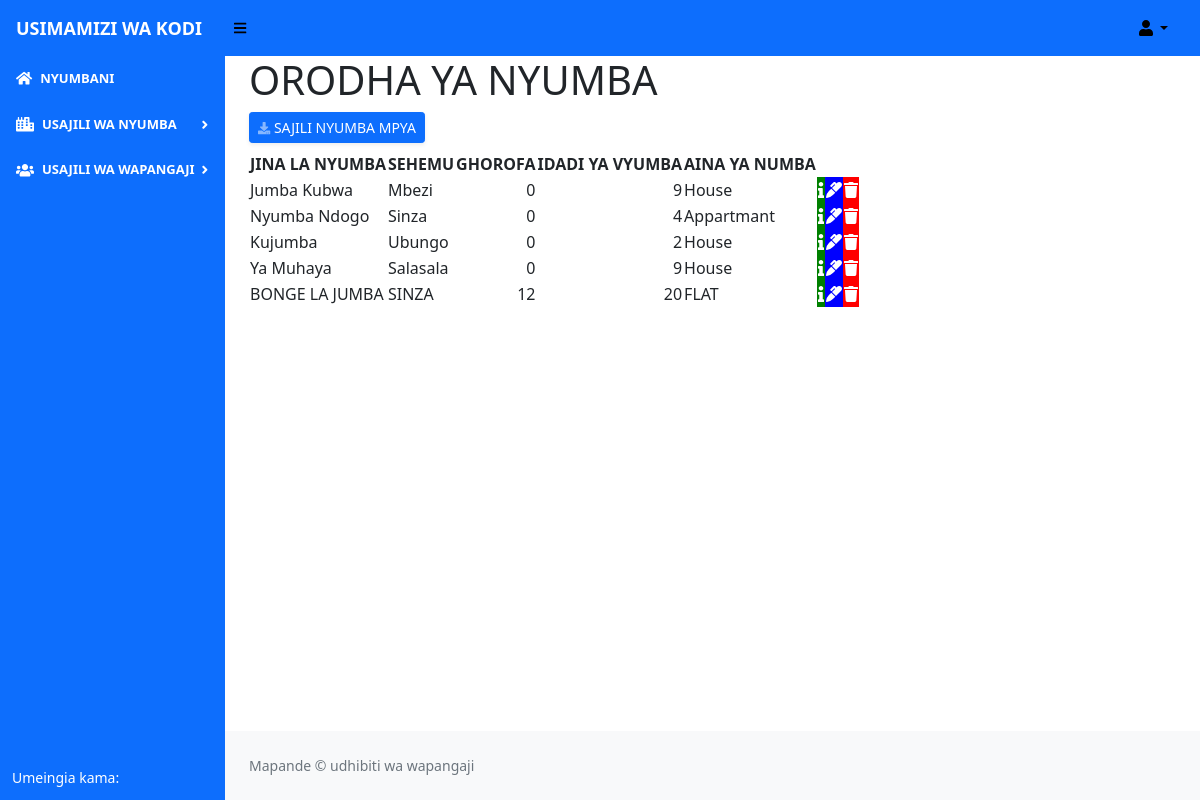
The app's page /house_list, older data.
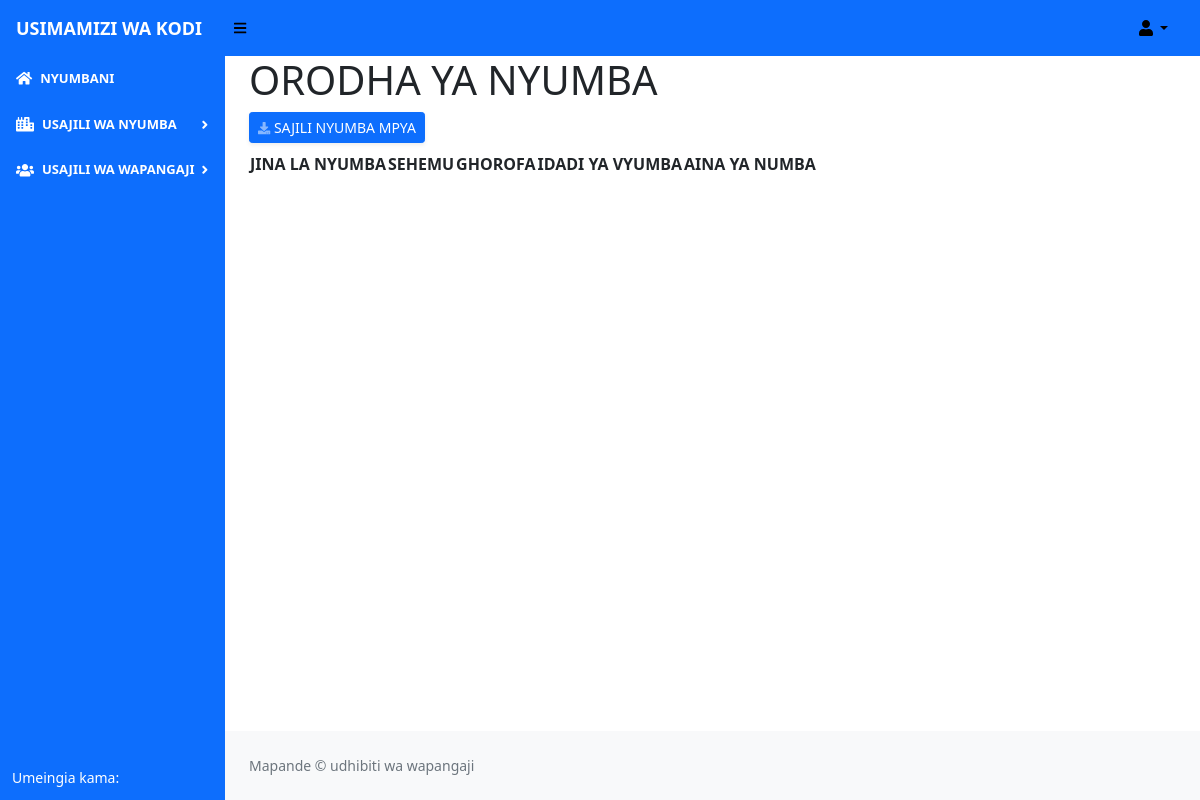
The same page, newer data.
### renting/models.py (models this page shows)
class HouseProperty(db.Model):
    __tablename__ = 'house_property'
    id = db.Column(db.Integer(), autoincrement=True, primary_key = True)
    house_name = db.Column(db.String(length = 50), nullable = False)
    house_location = db.Column(db.String())
    floor_number = db.Column(db.Integer())
    number_of_room = db.Column(db.Integer())
    category = db.Column(db.String(length=30))

### renting/routes.py (the view)
@app.route('/house_list')
def house_list_page():
    results = HouseProperty.query.all()
    return render_template('house_list.html', results = results)

### renting/templates/house_list.html (shortened to what this page needs)
{% extends 'base.html' %}
{% block content %}
<div class="content-heading"><h1>ORODHA YA NYUMBA</h1></div>
<div class="row">
    <div class="col-lg-12 mb-2">
        <a href="{{url_for('house_page')}}"
           class=" d-sm-inline-block btn btn-sm btn-primary shadow-sm"><i
                class="fas fa-download fa-sm text-white-50"></i> SAJILI NYUMBA MPYA</a>
    </div>
</div>
    <table id="datatablesSimple">
        <thead>
            <tr>
                <th>JINA LA NYUMBA </th>
                <th>SEHEMU</th>
                <th>GHOROFA</th>
                <th>IDADI YA VYUMBA</th>
                <th>AINA YA NUMBA</th>
                <th></th>
                <th></th>
                <th></th>
            </tr>
        </thead>
        <tbody>
            {% for result in results %}
            <tr>
                <td>{{ result.house_name }}</td>
                <td>{{ result.house_location }}</td>
                <td style="text-align: right;">{{ result.floor_number }}</td>
                <td style="text-align: right;">{{ result.number_of_room }}</td>
                <td>{{ result.category }}</td>
                <td style="background-color: green;"><a href="/#/{{ result.id }}" ><span class="fa fa-info" style="font-size: 16px; color: white;" data-bs-toggle="tooltip" data-bs-placement="top" title="Info"></span></a> </td>
                <td style="background-color: blue;"><a href="/updatehouse/{{ result.id }}"> <span class="fa fa-marker" style='font-size:16px;color:white;' color="&#xf044;" data-bs-toggle="tooltip" data-bs-placement="top" title="Edit"></span></a> </td>
                <td style="background-color: red;"><a href="/confirmdeletehouse/{{ result.id }}"> <span class="fa fa-trash" style='font-size:16px;color:white;' data-bs-toggle="tooltip" data-bs-placement="top" title="Delete"></span></a> </td>
            </tr>
            {% endfor %}
        </tbody>
    </table>
{% endblock %}

### renting/templates/base.html (shortened to what this page needs)
<!DOCTYPE html>
<html lang="en">
    <head>
        <link href="{{url_for('static', filename='css/styles.css')}}" rel="stylesheet" />
        <link rel="stylesheet" href="//code.jquery.com/ui/1.13.0/themes/base/jquery-ui.css">
    </head>
    <body>
        <nav class="sb-topnav navbar navbar-expand navbar-primary bg-primary">
            <a class="navbar-brand ps-3" href="{{ url_for('home_page')}}" style="font-size: large; color:white;"><b>USIMAMIZI WA KODI</b></a>
            <button class="btn btn-link btn-sm order-1 order-lg-0 me-4 me-lg-0" id="sidebarToggle" href="#!" style="color: black;"><i class="fas fa-bars"></i></button>
            <form class="d-none d-md-inline-block form-inline ms-auto me-0 me-md-3 my-2 my-md-0">
            </form>
            <ul class="navbar-nav ms-auto ms-md-0 me-3 me-lg-4">
                <li class="nav-item dropdown">
                    <a class="nav-link dropdown-toggle" id="navbarDropdown" href="#" role="button" data-bs-toggle="dropdown" aria-expanded="false" style="color: black;"><i class="fas fa-user fa-fw" style="color:black;"></i></a>
                </li>
            </ul>
        </nav>
        <div id="layoutSidenav">
            <div id="layoutSidenav_nav">
                <nav class="sb-sidenav accordion sb-sidenav-primary bg-primary" id="sidenavAccordion">
                    <div class="sb-sidenav-menu">
                        <div class="nav">
                            <a class="nav-link"  href="{{url_for('home_page')}}" style="color: white; font-size:small;">
                                <div class="sb-nav-link-icon"><i class="fas fa-home" style="color:white;"></i></div>
                                <b>NYUMBANI</b>
                            </a>
                            <a class="nav-link collapsed" href="#" data-bs-toggle="collapse" data-bs-target="#collapseLayouts" aria-expanded="false" aria-controls="collapseLayouts" style="color:white; font-size: small;">
                                <div class="sb-nav-link-icon"><i class="fas fa-city" style="color: white;"></i></div>
                                <b>USAJILI WA NYUMBA</b>
                                <div class="sb-sidenav-collapse-arrow"><i class="fas fa-angle-down"></i></div>
                            </a>
                            <a class="nav-link collapsed" href="#" data-bs-toggle="collapse" data-bs-target="#collapsePages" aria-expanded="false" aria-controls="collapsePages" style="color:white; font-size: small;">
                                <div class="sb-nav-link-icon"><i class="fas fa-users" style="color:white;"></i></div>
                                <b>USAJILI WA WAPANGAJI</b>
                                <div class="sb-sidenav-collapse-arrow"><i class="fas fa-angle-down"></i></div>
                            </a>
                        </div>
                    </div>
                    <div class="sb-sidenav-footer" style="color: white;">
                        <div class="small">Umeingia kama:</div>
                    </div>
                </nav>
            </div>
            <div id="layoutSidenav_content">
                <main>
                    <div class="container-fluid px-4">
                        {% block content %}
                        {% endblock%}
                    </div>
                </main>
                <footer class="py-4 bg-light mt-auto">
                    <div class="container-fluid px-4">
                        <div class="d-flex align-items-center justify-content-between small">
                            <div class="text-muted">Mapande &copy; udhibiti wa wapangaji {{year}}</div>
                        </div>
                    </div>
                </footer>
            </div>
        </div>
    </body>
</html>

Row changes from the older to the newer data that the page shows:
removed HouseProperty: house_name "Jumba Kubwa", house_location "Mbezi", floor_number "0", number_of_room "9", category "House"
removed HouseProperty: house_name "Nyumba Ndogo", house_location "Sinza", floor_number "0", number_of_room "4", category "Appartmant"
removed HouseProperty: house_name "Kujumba", house_location "Ubungo", floor_number "0", number_of_room "2", category "House"
removed HouseProperty: house_name "Ya Muhaya", house_location "Salasala", floor_number "0", number_of_room "9", category "House"
removed HouseProperty: house_name "BONGE LA JUMBA", house_location "SINZA", floor_number "12", number_of_room "20", category "FLAT"
